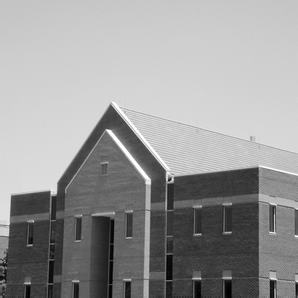
%> input picture 06 practice-myself/digital image processing/CH10 image segmentation/image/g3.tif, 298 x 298 px, shrunk from 601 x 601 before the run
$ octave openingandclosing02.m   (GNU Octave 9; MATLAB toolbox functions it lacks are replaced by stand-ins)
%> lines starting %> are read from the running program, lines starting %| are printed output that depends on the picture
%开运算和闭运算
f=imread('./image/g3.tif');
%> f is the input picture: size 298x298 uint8; min 0, max 255, mean 152.8
subplot(2,3,1);
imshow(f,[]);
title('Subplot 1: 原图1')

se=strel('square',20);
f0=imopen(f,se);
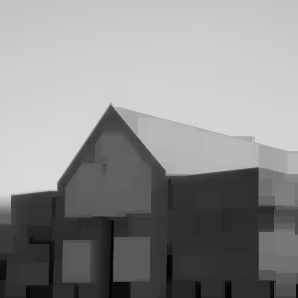
%> f0: size 298x298 uint8; min 0, max 217, mean 140.9
%开运算
subplot(2,3,2);
imshow(f0,[]);
title('Subplot 2: 原图1开运算')


f0=imclose(f,se);
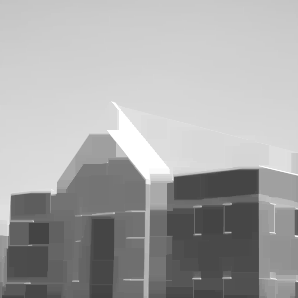
%> f0: size 298x298 uint8; min 65, max 255, mean 167.3
%开运算
subplot(2,3,3);
imshow(f0,[]);
title('Subplot 3: 原图1闭运算')

clear;

f1=imread('./image/g4.tif');
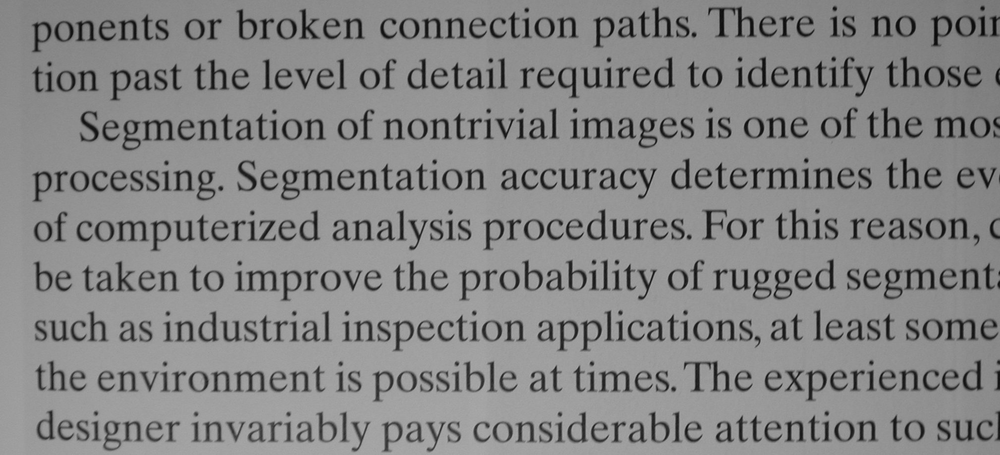
%> input picture 06 practice-myself/digital image processing/CH10 image segmentation/image/g4.tif, 1000 x 455 px, shrunk from 2018 x 918 before the run
%> f1 is the input picture: size 455x1000 uint8; min 7, max 174, mean 133.2
subplot(2,3,4);
imshow(f1,[]);
title('Subplot 1: 原图2')


se=strel('square',3);
f0=imopen(f1,se);
%> f0: size 455x1000 uint8
%开运算
subplot(2,3,5);
imshow(f0,[]);
title('Subplot 2: 原图2开运算')


f0=imclose(f1,se);
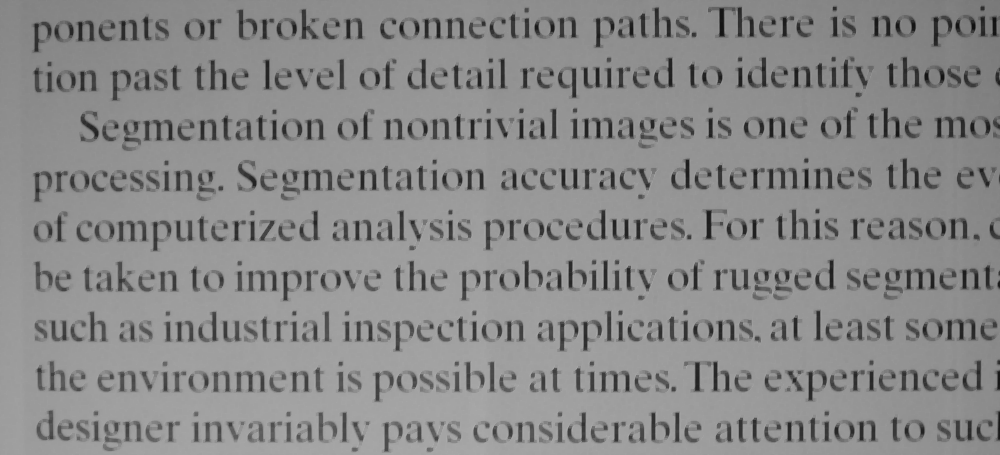
%> f0: size 455x1000 uint8; min 17, max 174, mean 137.4
%闭运算
subplot(2,3,6);
imshow(f0,[]);
title('Subplot 3: 原图2闭运算')
